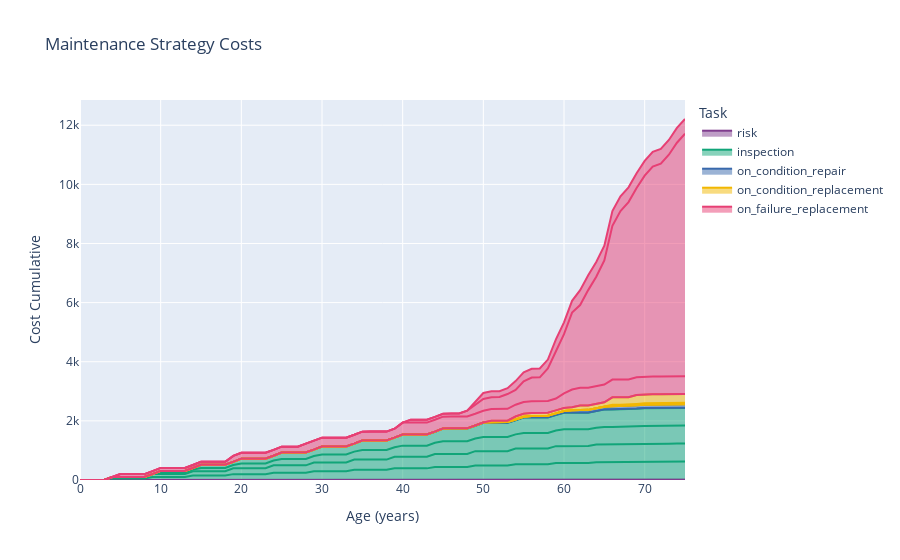

Notebook code cell kept with this figure:
### Markdown cell above
### Maintenance Strategy Costs
The MSC plot shows the costs that are incurred by a maintenance strategy as the asset ages.

### Code cell
comp.plot_ms()

### Figure 1 — Plotly figure (JSON) as saved in the notebook; plotly's stock layout.template omitted (floating-point values rounded to 4 significant figures)
{"data": [{"hovertemplate": "Task=risk<br>Failure Mode=early_life<br>Age (years)=%{x}<br>Cost Cumulative=%{y}<extra></extra>", "legendgroup": "risk", "line": {"color": "rgb(127, 60, 141)"}, "mode": "lines", "name": "risk", "orientation": "v", "showlegend": true, "stackgroup": "1", "type": "scatter", "x": [0, 1, 2, 3, 4, 5, 6, 7, 8, 9, 10, 11, 12, 13, 14, 15, 16, 17, 18, 19, 20, 21, 22, 23, 24, 25, 26, 27, 28, 29, 30, 31, 32, 33, 34, 35, 36, 37, 38, 39, 40, 41, 42, 43, 44, 45, 46, 47, 48, 49, 50, 51, 52, 53, 54, 55, 56, 57, 58, 59, 60, 61, 62, 63, 64, 65, 66, 67, 68, 69, 70, 71, 72, 73, 74, 75], "xaxis": "x", "y": [0, 0, 0, 0, 0, 0, 0, 0, 0, 0, 0, 0, 0, 0, 0, 0, 0, 0, 0, 0, 0, 0, 0, 0, 0, 0, 0, 0, 0, 0, 0, 0, 0, 0, 0, 0, 0, 0, 0, 0, 0, 0, 0, 0, 0, 0, 0, 0, 0, 0, 0, 0, 0, 0, 0, 0, 0, 0, 0, 0, 0, 0, 0, 0, 0, 0, 0, 0, 0, 0, 0, 0, 0, 0, 0, 0], "yaxis": "y"}, {"hovertemplate": "Task=risk<br>Failure Mode=random<br>Age (years)=%{x}<br>Cost Cumulative=%{y}<extra></extra>", "legendgroup": "risk", "line": {"color": "rgb(127, 60, 141)"}, "mode": "lines", "name": "risk", "orientation": "v", "showlegend": false, "stackgroup": "1", "type": "scatter", "x": [0, 1, 2, 3, 4, 5, 6, 7, 8, 9, 10, 11, 12, 13, 14, 15, 16, 17, 18, 19, 20, 21, 22, 23, 24, 25, 26, 27, 28, 29, 30, 31, 32, 33, 34, 35, 36, 37, 38, 39, 40, 41, 42, 43, 44, 45, 46, 47, 48, 49, 50, 51, 52, 53, 54, 55, 56, 57, 58, 59, 60, 61, 62, 63, 64, 65, 66, 67, 68, 69, 70, 71, 72, 73, 74, 75], "xaxis": "x", "y": [0, 0, 0, 0, 0, 0.1, 0.1, 0.1, 0.1, 0.1, 0.1, 0.1, 0.1, 0.1, 0.1, 0.1, 0.1, 0.1, 0.1, 0.2, 0.2, 0.2, 0.2, 0.2, 0.2, 0.2, 0.2, 0.2, 0.3, 0.3, 0.3, 0.3, 0.3, 0.3, 0.3, 0.3, 0.3, 0.3, 0.3, 0.3, 0.4, 0.4, 0.4, 0.4, 0.4, 0.4, 0.4, 0.4, 0.4, 0.4, 0.4, 0.4, 0.4, 0.4, 0.4, 0.4, 0.4, 0.4, 0.4, 0.4, 0.5, 0.6, 0.6, 0.6, 0.6, 0.6, 0.6, 0.6, 0.6, 0.6, 0.6, 0.6, 0.6, 0.6, 0.6, 0.6], "yaxis": "y"}, {"hovertemplate": "Task=risk<br>Failure Mode=slow_aging<br>Age (years)=%{x}<br>Cost Cumulative=%{y}<extra></extra>", "legendgroup": "risk", "line": {"color": "rgb(127, 60, 141)"}, "mode": "lines", "name": "risk", "orientation": "v", "showlegend": false, "stackgroup": "1", "type": "scatter", "x": [0, 1, 2, 3, 4, 5, 6, 7, 8, 9, 10, 11, 12, 13, 14, 15, 16, 17, 18, 19, 20, 21, 22, 23, 24, 25, 26, 27, 28, 29, 30, 31, 32, 33, 34, 35, 36, 37, 38, 39, 40, 41, 42, 43, 44, 45, 46, 47, 48, 49, 50, 51, 52, 53, 54, 55, 56, 57, 58, 59, 60, 61, 62, 63, 64, 65, 66, 67, 68, 69, 70, 71, 72, 73, 74, 75], "xaxis": "x", "y": [0, 0, 0, 0, 0, 0, 0, 0, 0, 0, 0, 0, 0, 0, 0, 0, 0, 0, 0, 0, 0, 0, 0, 0, 0, 0, 0, 0, 0, 0, 0, 0, 0, 0, 0, 0, 0, 0, 0, 0, 0, 0.1, 0.1, 0.1, 0.1, 0.1, 0.1, 0.1, 0.2, 0.3, 0.4, 0.4, 0.4, 0.5, 0.5, 0.7, 0.8, 0.8, 1.1, 1.6, 2, 2.6, 2.8, 3.3, 3.7, 4.2, 5.2, 5.7, 6, 6.4, 6.8, 7.1, 7.2, 7.5, 7.9, 8.2], "yaxis": "y"}, {"hovertemplate": "Task=risk<br>Failure Mode=fast_aging<br>Age (years)=%{x}<br>Cost Cumulative=%{y}<extra></extra>", "legendgroup": "risk", "line": {"color": "rgb(127, 60, 141)"}, "mode": "lines", "name": "risk", "orientation": "v", "showlegend": false, "stackgroup": "1", "type": "scatter", "x": [0, 1, 2, 3, 4, 5, 6, 7, 8, 9, 10, 11, 12, 13, 14, 15, 16, 17, 18, 19, 20, 21, 22, 23, 24, 25, 26, 27, 28, 29, 30, 31, 32, 33, 34, 35, 36, 37, 38, 39, 40, 41, 42, 43, 44, 45, 46, 47, 48, 49, 50, 51, 52, 53, 54, 55, 56, 57, 58, 59, 60, 61, 62, 63, 64, 65, 66, 67, 68, 69, 70, 71, 72, 73, 74, 75], "xaxis": "x", "y": [0, 0, 0, 0, 0, 0, 0, 0, 0, 0, 0, 0, 0, 0, 0, 0, 0, 0, 0, 0, 0, 0, 0, 0, 0, 0, 0, 0, 0, 0, 0, 0, 0, 0, 0, 0, 0, 0, 0, 0, 0, 0, 0, 0, 0, 0, 0, 0, 0, 0.1, 0.2, 0.2, 0.2, 0.2, 0.3, 0.3, 0.3, 0.3, 0.3, 0.4, 0.4, 0.4, 0.5, 0.5, 0.5, 0.5, 0.5, 0.5, 0.5, 0.5, 0.5, 0.5, 0.5, 0.5, 0.5, 0.5], "yaxis": "y"}, {"hovertemplate": "Task=inspection<br>Failure Mode=early_life<br>Age (years)=%{x}<br>Cost Cumulative=%{y}<extra></extra>", "legendgroup": "inspection", "line": {"color": "rgb(17, 165, 121)"}, "mode": "lines", "name": "inspection", "orientation": "v", "showlegend": true, "stackgroup": "1", "type": "scatter", "x": [0, 1, 2, 3, 4, 5, 6, 7, 8, 9, 10, 11, 12, 13, 14, 15, 16, 17, 18, 19, 20, 21, 22, 23, 24, 25, 26, 27, 28, 29, 30, 31, 32, 33, 34, 35, 36, 37, 38, 39, 40, 41, 42, 43, 44, 45, 46, 47, 48, 49, 50, 51, 52, 53, 54, 55, 56, 57, 58, 59, 60, 61, 62, 63, 64, 65, 66, 67, 68, 69, 70, 71, 72, 73, 74, 75], "xaxis": "x", "y": [0, 0, 0, 0, 50, 50, 50, 50, 50, 99.5, 99.5, 99.5, 99.5, 99.5, 149, 149, 149, 149, 149, 198.5, 198.5, 198.5, 198.5, 198.5, 247.5, 247.5, 247.5, 247.5, 247.5, 296, 296, 296, 296, 296, 344.5, 344.5, 344.5, 344.5, 344.5, 393, 393, 393, 393, 393, 440.5, 440.5, 440.5, 440.5, 440.5, 487.5, 487.5, 487.5, 487.5, 487.5, 531.5, 531.5, 531.5, 531.5, 531.5, 571.5, 571.5, 571.5, 571.5, 571.5, 598, 598, 598, 598, 598, 609.5, 609.5, 609.5, 609.5, 609.5, 613, 613], "yaxis": "y"}, {"hovertemplate": "Task=inspection<br>Failure Mode=random<br>Age (years)=%{x}<br>Cost Cumulative=%{y}<extra></extra>", "legendgroup": "inspection", "line": {"color": "rgb(17, 165, 121)"}, "mode": "lines", "name": "inspection", "orientation": "v", "showlegend": false, "stackgroup": "1", "type": "scatter", "x": [0, 1, 2, 3, 4, 5, 6, 7, 8, 9, 10, 11, 12, 13, 14, 15, 16, 17, 18, 19, 20, 21, 22, 23, 24, 25, 26, 27, 28, 29, 30, 31, 32, 33, 34, 35, 36, 37, 38, 39, 40, 41, 42, 43, 44, 45, 46, 47, 48, 49, 50, 51, 52, 53, 54, 55, 56, 57, 58, 59, 60, 61, 62, 63, 64, 65, 66, 67, 68, 69, 70, 71, 72, 73, 74, 75], "xaxis": "x", "y": [0, 0, 0, 0, 50, 50, 50, 50, 50, 99.5, 99.5, 99.5, 99.5, 99.5, 149, 149, 149, 149, 149, 198.5, 198.5, 198.5, 198.5, 198.5, 247.5, 247.5, 247.5, 247.5, 247.5, 296, 296, 296, 296, 296, 344.5, 344.5, 344.5, 344.5, 344.5, 393, 393, 393, 393, 393, 440.5, 440.5, 440.5, 440.5, 440.5, 487.5, 487.5, 487.5, 487.5, 487.5, 531.5, 531.5, 531.5, 531.5, 531.5, 571.5, 571.5, 571.5, 571.5, 571.5, 598, 598, 598, 598, 598, 609.5, 609.5, 609.5, 609.5, 609.5, 613, 613], "yaxis": "y"}, {"hovertemplate": "Task=inspection<br>Failure Mode=slow_aging<br>Age (years)=%{x}<br>Cost Cumulative=%{y}<extra></extra>", "legendgroup": "inspection", "line": {"color": "rgb(17, 165, 121)"}, "mode": "lines", "name": "inspection", "orientation": "v", "showlegend": false, "stackgroup": "1", "type": "scatter", "x": [0, 1, 2, 3, 4, 5, 6, 7, 8, 9, 10, 11, 12, 13, 14, 15, 16, 17, 18, 19, 20, 21, 22, 23, 24, 25, 26, 27, 28, 29, 30, 31, 32, 33, 34, 35, 36, 37, 38, 39, 40, 41, 42, 43, 44, 45, 46, 47, 48, 49, 50, 51, 52, 53, 54, 55, 56, 57, 58, 59, 60, 61, 62, 63, 64, 65, 66, 67, 68, 69, 70, 71, 72, 73, 74, 75], "xaxis": "x", "y": [0, 0, 0, 0, 0, 0, 0, 0, 0, 0, 54.45, 54.45, 54.45, 54.45, 54.45, 108.9, 108.9, 108.9, 108.9, 108.9, 162.8, 162.8, 162.8, 162.8, 162.8, 216.7, 216.7, 216.7, 216.7, 216.7, 270.1, 270.1, 270.1, 270.1, 270.1, 323.4, 323.4, 323.4, 323.4, 323.4, 376.2, 376.2, 376.2, 376.2, 376.2, 428.5, 428.5, 428.5, 428.5, 428.5, 479.1, 479.1, 479.1, 479.1, 479.1, 526.4, 526.4, 526.4, 526.4, 526.4, 566.5, 566.5, 566.5, 566.5, 566.5, 593.5, 593.5, 593.5, 593.5, 593.5, 603.4, 603.4, 603.4, 603.4, 603.4, 605], "yaxis": "y"}, {"hovertemplate": "Task=inspection<br>Failure Mode=fast_aging<br>Age (years)=%{x}<br>Cost Cumulative=%{y}<extra></extra>", "legendgroup": "inspection", "line": {"color": "rgb(17, 165, 121)"}, "mode": "lines", "name": "inspection", "orientation": "v", "showlegend": false, "stackgroup": "1", "type": "scatter", "x": [0, 1, 2, 3, 4, 5, 6, 7, 8, 9, 10, 11, 12, 13, 14, 15, 16, 17, 18, 19, 20, 21, 22, 23, 24, 25, 26, 27, 28, 29, 30, 31, 32, 33, 34, 35, 36, 37, 38, 39, 40, 41, 42, 43, 44, 45, 46, 47, 48, 49, 50, 51, 52, 53, 54, 55, 56, 57, 58, 59, 60, 61, 62, 63, 64, 65, 66, 67, 68, 69, 70, 71, 72, 73, 74, 75], "xaxis": "x", "y": [0, 0, 0, 0, 0, 0, 0, 0, 0, 0, 54.45, 54.45, 54.45, 54.45, 54.45, 108.9, 108.9, 108.9, 108.9, 108.9, 162.8, 162.8, 162.8, 162.8, 162.8, 216.7, 216.7, 216.7, 216.7, 216.7, 270.1, 270.1, 270.1, 270.1, 270.1, 323.4, 323.4, 323.4, 323.4, 323.4, 376.2, 376.2, 376.2, 376.2, 376.2, 428.5, 428.5, 428.5, 428.5, 428.5, 478.5, 478.5, 478.5, 478.5, 478.5, 524.7, 524.7, 524.7, 524.7, 524.7, 562.7, 562.7, 562.7, 562.7, 562.7, 586.9, 586.9, 586.9, 586.9, 586.9, 594.6, 594.6, 594.6, 594.6, 594.6, 594.6], "yaxis": "y"}, {"hovertemplate": "Task=on_condition_repair<br>Failure Mode=slow_aging<br>Age (years)=%{x}<br>Cost Cumulative=%{y}<extra></extra>", "legendgroup": "on_condition_repair", "line": {"color": "rgb(57, 105, 172)"}, "mode": "lines", "name": "on_condition_repair", "orientation": "v", "showlegend": true, "stackgroup": "1", "type": "scatter", "x": [0, 1, 2, 3, 4, 5, 6, 7, 8, 9, 10, 11, 12, 13, 14, 15, 16, 17, 18, 19, 20, 21, 22, 23, 24, 25, 26, 27, 28, 29, 30, 31, 32, 33, 34, 35, 36, 37, 38, 39, 40, 41, 42, 43, 44, 45, 46, 47, 48, 49, 50, 51, 52, 53, 54, 55, 56, 57, 58, 59, 60, 61, 62, 63, 64, 65, 66, 67, 68, 69, 70, 71, 72, 73, 74, 75], "xaxis": "x", "y": [0, 0, 0, 0, 0, 0, 0, 0, 0, 0, 0, 0, 0, 0, 0, 0, 0, 0, 0, 0, 0, 0, 0, 0, 0, 0, 0, 0, 0, 0, 0, 0, 0, 0, 0, 0, 0, 0, 0, 0, 0, 0, 0, 0, 0, 0, 2, 2, 2, 2, 2, 3, 4, 4, 4, 4, 5, 6, 6, 6, 6, 7, 7, 7, 7, 7, 8, 8, 8, 8, 8, 8, 8, 8, 8, 8], "yaxis": "y"}, {"hovertemplate": "Task=on_condition_repair<br>Failure Mode=fast_aging<br>Age (years)=%{x}<br>Cost Cumulative=%{y}<extra></extra>", "legendgroup": "on_condition_repair", "line": {"color": "rgb(57, 105, 172)"}, "mode": "lines", "name": "on_condition_repair", "orientation": "v", "showlegend": false, "stackgroup": "1", "type": "scatter", "x": [0, 1, 2, 3, 4, 5, 6, 7, 8, 9, 10, 11, 12, 13, 14, 15, 16, 17, 18, 19, 20, 21, 22, 23, 24, 25, 26, 27, 28, 29, 30, 31, 32, 33, 34, 35, 36, 37, 38, 39, 40, 41, 42, 43, 44, 45, 46, 47, 48, 49, 50, 51, 52, 53, 54, 55, 56, 57, 58, 59, 60, 61, 62, 63, 64, 65, 66, 67, 68, 69, 70, 71, 72, 73, 74, 75], "xaxis": "x", "y": [0, 0, 0, 0, 0, 0, 0, 0, 0, 0, 0, 0, 0, 0, 0, 0, 0, 0, 0, 0, 0, 0, 0, 0, 0, 0, 0, 0, 0, 0, 0, 0, 0, 0, 0, 0, 1, 2, 2, 2, 2, 3, 3, 3, 3, 3, 6, 7, 7, 7, 7, 14, 18, 20, 21, 21, 43, 51, 52, 52, 52, 79, 86, 89, 89, 89, 105, 108, 109, 110, 110, 117, 118, 118, 118, 118], "yaxis": "y"}, {"hovertemplate": "Task=on_condition_replacement<br>Failure Mode=early_life<br>Age (years)=%{x}<br>Cost Cumulative=%{y}<extra></extra>", "legendgroup": "on_condition_replacement", "line": {"color": "rgb(242, 183, 1)"}, "mode": "lines", "name": "on_condition_replacement", "orientation": "v", "showlegend": true, "stackgroup": "1", "type": "scatter", "x": [0, 1, 2, 3, 4, 5, 6, 7, 8, 9, 10, 11, 12, 13, 14, 15, 16, 17, 18, 19, 20, 21, 22, 23, 24, 25, 26, 27, 28, 29, 30, 31, 32, 33, 34, 35, 36, 37, 38, 39, 40, 41, 42, 43, 44, 45, 46, 47, 48, 49, 50, 51, 52, 53, 54, 55, 56, 57, 58, 59, 60, 61, 62, 63, 64, 65, 66, 67, 68, 69, 70, 71, 72, 73, 74, 75], "xaxis": "x", "y": [0, 0, 0, 0, 0, 0, 0, 0, 0, 0, 0, 0, 0, 0, 0, 0, 0, 0, 0, 0, 0, 0, 0, 0, 0, 0, 0, 0, 0, 0, 0, 0, 0, 0, 0, 0, 0, 0, 0, 0, 0, 0, 0, 0, 0, 0, 0, 0, 0, 0, 0, 0, 0, 0, 0, 0, 0, 0, 0, 0, 0, 0, 0, 0, 0, 0, 0, 0, 0, 0, 0, 0, 0, 0, 0, 0], "yaxis": "y"}, {"hovertemplate": "Task=on_condition_replacement<br>Failure Mode=random<br>Age (years)=%{x}<br>Cost Cumulative=%{y}<extra></extra>", "legendgroup": "on_condition_replacement", "line": {"color": "rgb(242, 183, 1)"}, "mode": "lines", "name": "on_condition_replacement", "orientation": "v", "showlegend": false, "stackgroup": "1", "type": "scatter", "x": [0, 1, 2, 3, 4, 5, 6, 7, 8, 9, 10, 11, 12, 13, 14, 15, 16, 17, 18, 19, 20, 21, 22, 23, 24, 25, 26, 27, 28, 29, 30, 31, 32, 33, 34, 35, 36, 37, 38, 39, 40, 41, 42, 43, 44, 45, 46, 47, 48, 49, 50, 51, 52, 53, 54, 55, 56, 57, 58, 59, 60, 61, 62, 63, 64, 65, 66, 67, 68, 69, 70, 71, 72, 73, 74, 75], "xaxis": "x", "y": [0, 0, 0, 0, 0, 0, 0, 0, 0, 0, 0, 0, 0, 0, 0, 0, 0, 0, 0, 0, 0, 0, 0, 0, 0, 0, 0, 0, 0, 0, 0, 0, 0, 0, 0, 0, 0, 0, 0, 0, 0, 0, 0, 0, 0, 0, 0, 0, 0, 0, 0, 0, 0, 0, 0, 0, 0, 0, 0, 0, 0, 0, 0, 0, 0, 0, 0, 0, 0, 0, 0, 0, 0, 0, 0, 0], "yaxis": "y"}, {"hovertemplate": "Task=on_condition_replacement<br>Failure Mode=slow_aging<br>Age (years)=%{x}<br>Cost Cumulative=%{y}<extra></extra>", "legendgroup": "on_condition_replacement", "line": {"color": "rgb(242, 183, 1)"}, "mode": "lines", "name": "on_condition_replacement", "orientation": "v", "showlegend": false, "stackgroup": "1", "type": "scatter", "x": [0, 1, 2, 3, 4, 5, 6, 7, 8, 9, 10, 11, 12, 13, 14, 15, 16, 17, 18, 19, 20, 21, 22, 23, 24, 25, 26, 27, 28, 29, 30, 31, 32, 33, 34, 35, 36, 37, 38, 39, 40, 41, 42, 43, 44, 45, 46, 47, 48, 49, 50, 51, 52, 53, 54, 55, 56, 57, 58, 59, 60, 61, 62, 63, 64, 65, 66, 67, 68, 69, 70, 71, 72, 73, 74, 75], "xaxis": "x", "y": [0, 0, 0, 0, 0, 0, 0, 0, 0, 0, 0, 0, 0, 0, 0, 0, 0, 0, 0, 0, 0, 0, 0, 0, 0, 0, 0, 0, 0, 0, 0, 0, 0, 0, 0, 0, 0, 0, 0, 0, 0, 0, 0, 0, 0, 0, 0, 0, 0, 0, 0, 0, 0, 0, 0, 0, 0, 0, 0, 0, 0, 0, 0, 0, 0, 0, 50, 50, 50, 50, 50, 50, 50, 50, 50, 50], "yaxis": "y"}, {"hovertemplate": "Task=on_condition_replacement<br>Failure Mode=fast_aging<br>Age (years)=%{x}<br>Cost Cumulative=%{y}<extra></extra>", "legendgroup": "on_condition_replacement", "line": {"color": "rgb(242, 183, 1)"}, "mode": "lines", "name": "on_condition_replacement", "orientation": "v", "showlegend": false, "stackgroup": "1", "type": "scatter", "x": [0, 1, 2, 3, 4, 5, 6, 7, 8, 9, 10, 11, 12, 13, 14, 15, 16, 17, 18, 19, 20, 21, 22, 23, 24, 25, 26, 27, 28, 29, 30, 31, 32, 33, 34, 35, 36, 37, 38, 39, 40, 41, 42, 43, 44, 45, 46, 47, 48, 49, 50, 51, 52, 53, 54, 55, 56, 57, 58, 59, 60, 61, 62, 63, 64, 65, 66, 67, 68, 69, 70, 71, 72, 73, 74, 75], "xaxis": "x", "y": [0, 0, 0, 0, 0, 0, 0, 0, 0, 0, 0, 0, 0, 0, 0, 0, 0, 0, 0, 0, 0, 0, 0, 0, 0, 0, 0, 0, 0, 0, 0, 0, 0, 0, 0, 0, 0, 0, 0, 0, 0, 0, 0, 0, 0, 0, 0, 0, 0, 0, 0, 50, 50, 50, 100, 100, 100, 100, 100, 100, 100, 100, 150, 150, 150, 150, 250, 250, 250, 300, 300, 300, 300, 300, 300, 300], "yaxis": "y"}, {"hovertemplate": "Task=on_failure_replacement<br>Failure Mode=early_life<br>Age (years)=%{x}<br>Cost Cumulative=%{y}<extra></extra>", "legendgroup": "on_failure_replacement", "line": {"color": "rgb(231, 63, 116)"}, "mode": "lines", "name": "on_failure_replacement", "orientation": "v", "showlegend": true, "stackgroup": "1", "type": "scatter", "x": [0, 1, 2, 3, 4, 5, 6, 7, 8, 9, 10, 11, 12, 13, 14, 15, 16, 17, 18, 19, 20, 21, 22, 23, 24, 25, 26, 27, 28, 29, 30, 31, 32, 33, 34, 35, 36, 37, 38, 39, 40, 41, 42, 43, 44, 45, 46, 47, 48, 49, 50, 51, 52, 53, 54, 55, 56, 57, 58, 59, 60, 61, 62, 63, 64, 65, 66, 67, 68, 69, 70, 71, 72, 73, 74, 75], "xaxis": "x", "y": [0, 0, 0, 0, 0, 0, 0, 0, 0, 0, 0, 0, 0, 0, 0, 0, 0, 0, 0, 0, 0, 0, 0, 0, 0, 0, 0, 0, 0, 0, 0, 0, 0, 0, 0, 0, 0, 0, 0, 0, 0, 0, 0, 0, 0, 0, 0, 0, 0, 0, 0, 0, 0, 0, 0, 0, 0, 0, 0, 0, 0, 0, 0, 0, 0, 0, 0, 0, 0, 0, 0, 0, 0, 0, 0, 0], "yaxis": "y"}, {"hovertemplate": "Task=on_failure_replacement<br>Failure Mode=random<br>Age (years)=%{x}<br>Cost Cumulative=%{y}<extra></extra>", "legendgroup": "on_failure_replacement", "line": {"color": "rgb(231, 63, 116)"}, "mode": "lines", "name": "on_failure_replacement", "orientation": "v", "showlegend": false, "stackgroup": "1", "type": "scatter", "x": [0, 1, 2, 3, 4, 5, 6, 7, 8, 9, 10, 11, 12, 13, 14, 15, 16, 17, 18, 19, 20, 21, 22, 23, 24, 25, 26, 27, 28, 29, 30, 31, 32, 33, 34, 35, 36, 37, 38, 39, 40, 41, 42, 43, 44, 45, 46, 47, 48, 49, 50, 51, 52, 53, 54, 55, 56, 57, 58, 59, 60, 61, 62, 63, 64, 65, 66, 67, 68, 69, 70, 71, 72, 73, 74, 75], "xaxis": "x", "y": [0, 0, 0, 0, 0, 100, 100, 100, 100, 100, 100, 100, 100, 100, 100, 100, 100, 100, 100, 200, 200, 200, 200, 200, 200, 200, 200, 200, 300, 300, 300, 300, 300, 300, 300, 300, 300, 300, 300, 300, 400, 400, 400, 400, 400, 400, 400, 400, 400, 400, 400, 400, 400, 400, 400, 400, 400, 400, 400, 400, 500, 600, 600, 600, 600, 600, 600, 600, 600, 600, 600, 600, 600, 600, 600, 600], "yaxis": "y"}, {"hovertemplate": "Task=on_failure_replacement<br>Failure Mode=slow_aging<br>Age (years)=%{x}<br>Cost Cumulative=%{y}<extra></extra>", "legendgroup": "on_failure_replacement", "line": {"color": "rgb(231, 63, 116)"}, "mode": "lines", "name": "on_failure_replacement", "orientation": "v", "showlegend": false, "stackgroup": "1", "type": "scatter", "x": [0, 1, 2, 3, 4, 5, 6, 7, 8, 9, 10, 11, 12, 13, 14, 15, 16, 17, 18, 19, 20, 21, 22, 23, 24, 25, 26, 27, 28, 29, 30, 31, 32, 33, 34, 35, 36, 37, 38, 39, 40, 41, 42, 43, 44, 45, 46, 47, 48, 49, 50, 51, 52, 53, 54, 55, 56, 57, 58, 59, 60, 61, 62, 63, 64, 65, 66, 67, 68, 69, 70, 71, 72, 73, 74, 75], "xaxis": "x", "y": [0, 0, 0, 0, 0, 0, 0, 0, 0, 0, 0, 0, 0, 0, 0, 0, 0, 0, 0, 0, 0, 0, 0, 0, 0, 0, 0, 0, 0, 0, 0, 0, 0, 0, 0, 0, 0, 0, 0, 0, 0, 100, 100, 100, 100, 100, 100, 100, 200, 300, 400, 400, 400, 500, 500, 700, 800, 800, 1100, 1600, 2000, 2600, 2800, 3300, 3700, 4200, 5200, 5700, 6000, 6400, 6800, 7100, 7200, 7500, 7900, 8200], "yaxis": "y"}, {"hovertemplate": "Task=on_failure_replacement<br>Failure Mode=fast_aging<br>Age (years)=%{x}<br>Cost Cumulative=%{y}<extra></extra>", "legendgroup": "on_failure_replacement", "line": {"color": "rgb(231, 63, 116)"}, "mode": "lines", "name": "on_failure_replacement", "orientation": "v", "showlegend": false, "stackgroup": "1", "type": "scatter", "x": [0, 1, 2, 3, 4, 5, 6, 7, 8, 9, 10, 11, 12, 13, 14, 15, 16, 17, 18, 19, 20, 21, 22, 23, 24, 25, 26, 27, 28, 29, 30, 31, 32, 33, 34, 35, 36, 37, 38, 39, 40, 41, 42, 43, 44, 45, 46, 47, 48, 49, 50, 51, 52, 53, 54, 55, 56, 57, 58, 59, 60, 61, 62, 63, 64, 65, 66, 67, 68, 69, 70, 71, 72, 73, 74, 75], "xaxis": "x", "y": [0, 0, 0, 0, 0, 0, 0, 0, 0, 0, 0, 0, 0, 0, 0, 0, 0, 0, 0, 0, 0, 0, 0, 0, 0, 0, 0, 0, 0, 0, 0, 0, 0, 0, 0, 0, 0, 0, 0, 0, 0, 0, 0, 0, 0, 0, 0, 0, 0, 100, 200, 200, 200, 200, 300, 300, 300, 300, 300, 400, 400, 400, 500, 500, 500, 500, 500, 500, 500, 500, 500, 500, 500, 500, 500, 500], "yaxis": "y"}], "layout": {"legend": {"title": {"text": "Task"}, "tracegroupgap": 0}, "title": {"text": "Maintenance Strategy Costs"}, "xaxis": {"anchor": "y", "automargin": true, "domain": [0, 1], "title": {"text": "Age (years)"}}, "yaxis": {"anchor": "x", "automargin": true, "domain": [0, 1], "title": {"text": "Cost Cumulative"}}}}
